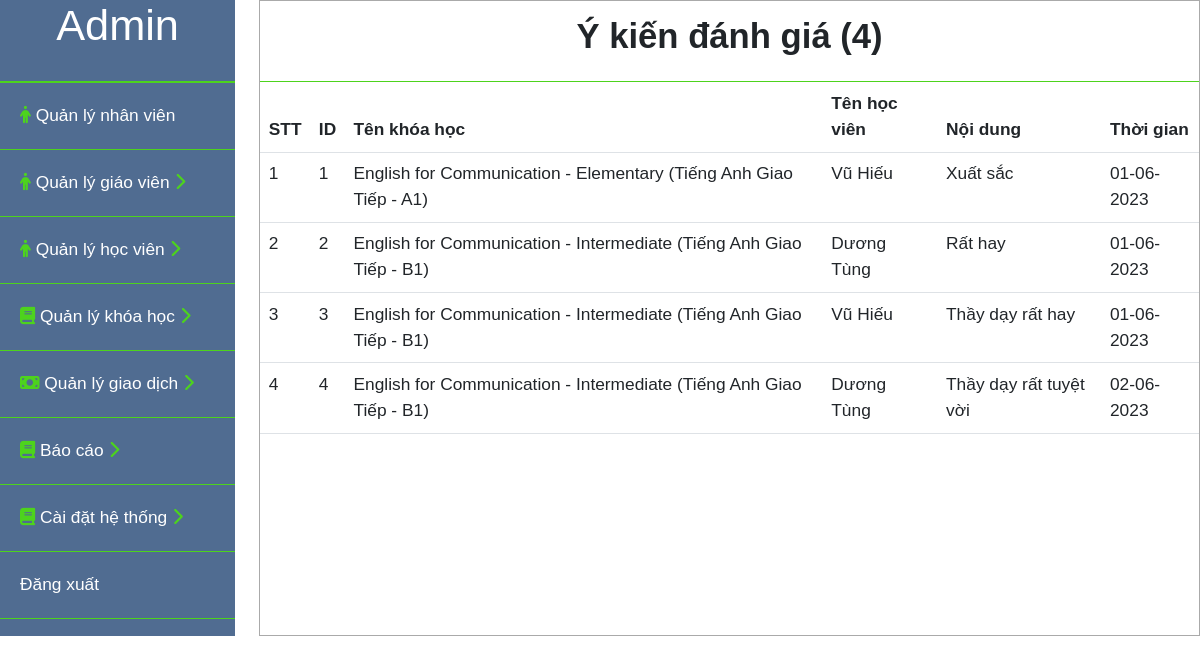
The app's page /admin/ykiendanhgia.php with its own data.
### tables this page shows
CREATE TABLE `ykiendanhgia` (
  `id` int(11) NOT NULL,
  `idkhoahoc` int(11) NOT NULL,
  `idhocvien` int(11) NOT NULL,
  `ykiendanhgia` text NOT NULL,
  `thoigian` date NOT NULL DEFAULT current_timestamp()
);

CREATE TABLE `theloaikhoahoc` (
  `id` int(11) NOT NULL,
  `tenkhoahoc` varchar(255) NOT NULL,
  `mota` text NOT NULL
);

CREATE TABLE `taikhoan` (
  `id` int(11) NOT NULL,
  `taikhoan` varchar(255) NOT NULL,
  `matkhau` varchar(255) NOT NULL,
  `hoten` varchar(255) NOT NULL,
  `phanquyen` int(11) NOT NULL,
  `image` varchar(100) NOT NULL,
  `thoigian` datetime NOT NULL DEFAULT current_timestamp(),
  `email` varchar(100) DEFAULT NULL,
  `sodienthoai` int(11) DEFAULT NULL,
  `gioitinh` int(11) DEFAULT NULL,
  `diachi` varchar(255) DEFAULT NULL,
  `quocgia` varchar(10) DEFAULT NULL,
  `timezone` varchar(10) DEFAULT NULL,
  `ngaysinh` date DEFAULT NULL,
  `vitien` int(11) NOT NULL
);

### admin/ykiendanhgia.php (the view, shortened to what this page needs)
<?php
    include("../user/connect.php");
    $sql_admin = "SELECT ykiendanhgia.*,theloaikhoahoc.tenkhoahoc,taikhoan.hoten
                  FROM ykiendanhgia,khoahocgiaovien,theloaikhoahoc,taikhoan
                  WHERE ykiendanhgia.idkhoahoc = khoahocgiaovien.id
                  and khoahocgiaovien.theloaikhoahocid = theloaikhoahoc.id
                  and taikhoan.id = ykiendanhgia.idhocvien";
    $stmt_admin = $conn->prepare($sql_admin);
    $query_admin = $stmt_admin->execute();
    $result_admin = array();
    while($row_admin = $stmt_admin->fetch(PDO::FETCH_ASSOC)){
        $result_admin[] = $row_admin;
    }
    $sql_sl = "SELECT count(id) as dem FROM ykiendanhgia";
    $stmt_sl = $conn->prepare($sql_sl);
    $query_sl = $stmt_sl->execute();
    $result_sl = array();
    while($row_sl = $stmt_sl->fetch(PDO::FETCH_ASSOC)){
        $result_sl[] = $row_sl;
    }
    foreach ($result_sl as $items) {
        $slusers = $items['dem'];
    }
?>
<!DOCTYPE html>
<html lang="en">
<head>
    <link rel="stylesheet" href="css/bootstrap.min.css">
    <link rel="stylesheet" href="style/admin.css">
    <link rel="stylesheet" type="text/css" href="style/danhsach.css">
</head>
<body>
    <div id="content">
        <div id="admin__sidebar">
            <div class="admin__profile">
                <h1>Admin</h1>
            </div>
            <div class="admin__list">
                <ul>
                    <li class="admin__list--nhanvien">
                        <a href="nhanvien.php"><i class="fa-solid fa-person" style="color: #4dd31d;"></i> Quản lý nhân viên</a>
                    </li>
                    <li class="admin__list--giaovien">
                        <a href="#"  onclick="myFunction('toggle1')"><i class="fa-solid fa-person" style="color: #4dd31d;"></i> Quản lý giáo viên <i class="icondrop active fa-solid fa-chevron-right" style="color: #4dd31d;"></i><i class="icondrop fa-solid fa-chevron-down" style="color: #4dd31d;"></i></a>
                    </li>
                    <li class="admin__list--hocvien">
                        <a href="#" onclick="myFunction('toggle5')"> <i class="fa-solid fa-person" style="color: #4dd31d;"></i> Quản lý học viên <i class="icondrop active fa-solid fa-chevron-right" style="color: #4dd31d;"></i><i class="icondrop fa-solid fa-chevron-down" style="color: #4dd31d;"></i></a>
                    </li>
                    <li class="admin__list--khoahoc">
                        <a href="#" onclick="myFunction('toggle6')"> <i class="fa-sharp fa-solid fa-book" style="color: #4dd31d;"></i> Quản lý khóa học <i class="icondrop active fa-solid fa-chevron-right" style="color: #4dd31d;"></i><i class="icondrop fa-solid fa-chevron-down" style="color: #4dd31d;"></i></a>
                    </li>
                    <li class="admin__list--giaodich">
                        <a href="#" onclick="myFunction('toggle2')"><i class="fa-solid fa-money-bill" style="color: #4dd31d;"></i> Quản lý giao dịch <i class="icondrop active fa-solid fa-chevron-right" style="color: #4dd31d;"></i><i class="icondrop fa-solid fa-chevron-down" style="color: #4dd31d;"></i></a>
                    </li>
                    <li class="admin__list--baocao">
                        <a href="#" onclick="myFunction('toggle3')"> <i class="fa-sharp fa-solid fa-book" style="color: #4dd31d;"></i> Báo cáo <i class="icondrop active fa-solid fa-chevron-right" style="color: #4dd31d;"></i><i class="icondrop fa-solid fa-chevron-down" style="color: #4dd31d;"></i></a>
                    </li>
                    <li class="admin__list--hethong">
                        <a href="#" onclick="myFunction('toggle4')"> <i class="fa-sharp fa-solid fa-book" style="color: #4dd31d;"></i> Cài đặt hệ thống <i class="icondrop active fa-solid fa-chevron-right" style="color: #4dd31d;"></i><i class="icondrop fa-solid fa-chevron-down" style="color: #4dd31d;"></i></a>
                    </li>
                    <li class="admin__list--dangxuat">
                        <a href="logout.php">Đăng xuất</a>
                    </li>
                </ul>
            </div>
        </div>
         <div id="main_content">
            <div class="title">
                <h2>Ý kiến đánh giá (<?php echo $slusers?>)</h2>
            </div>
            <div class="chitiet_content">
                <table class="table table-inverse">
                    <thead>
                        <tr>
                            <th>STT</th>
                            <th>ID</th>
                            <th>Tên khóa học</th>
                            <th>Tên học viên</th>
                            <th>Nội dung</th>
                            <th>Thời gian</th>
                        </tr>
                    </thead>
                    <tbody>
                        <?php $i=1; foreach($result_admin as $items):?>
                        <tr>
                            <td><?php echo $i;?></td>
                            <td><?php echo $items['id'];?></td>
                            <td><?php echo $items['tenkhoahoc'];?></td>
                            <td><?php echo $items['hoten'];?></td>
                            <td><?php echo $items['ykiendanhgia'];?></td>
                            <td><?php
                            $thoigian = $items['thoigian'];
                            echo date("d-m-Y",strtotime($thoigian));
                            ?></td>
                        </tr>
                        <?php $i++; endforeach?>
                    </tbody>
                </table>
            </div>
         </div>
    </div>
</body>
</html>

### admin/style/admin.css (style rules this page uses)
* { font-family: Verdana, Geneva, Tahoma, sans-serif; margin: 0; padding:0; box-sizing: border-box; font-size: 13pt; }
#admin__sidebar { width: 25%; background-color: #506c91; color: #ffffff; }
#admin__sidebar .admin__profile { text-align: center; padding-bottom: 20px; border-bottom: 2px solid #4dd31d; }
#admin__sidebar .admin__list li { list-style: none;; }
#admin__sidebar .admin__list a { text-decoration: none; color: #ffffff; }
.admin__list ul { padding: 0; }
.admin__list li { padding: 20px; border-bottom: 1px solid #4dd31d; }
.icondrop { display: none; }
.icondrop.active { display: inline-block; }

### admin/style/danhsach.css (style rules this page uses)
#content { display: flex; }
#main_content { margin-left: 2%; width: 100%; max-width: 1150px; border: 1px solid #aaaaaa; height: auto; }
#main_content .title { border-bottom: 1px solid #4dd31d; text-align: center; padding: 15px ; }
#main_content .title h2 { font-weight: bold; }

### records on screen
ykiendanhgia: id "1", theloaikhoahoc.tenkhoahoc "English for Communication - Elementary (Tiếng Anh Giao Tiếp - A1)", idhocvien.hoten "Vũ Hiếu", ykiendanhgia "Xuất sắc", thoigian "01-06-2023"
ykiendanhgia: id "2", theloaikhoahoc.tenkhoahoc "English for Communication - Intermediate (Tiếng Anh Giao Tiếp - B1)", idhocvien.hoten "Dương Tùng", ykiendanhgia "Rất hay", thoigian "01-06-2023"
ykiendanhgia: id "3", theloaikhoahoc.tenkhoahoc "English for Communication - Intermediate (Tiếng Anh Giao Tiếp - B1)", idhocvien.hoten "Vũ Hiếu", ykiendanhgia "Thầy dạy rất hay", thoigian "01-06-2023"
ykiendanhgia: id "4", theloaikhoahoc.tenkhoahoc "English for Communication - Intermediate (Tiếng Anh Giao Tiếp - B1)", idhocvien.hoten "Dương Tùng", ykiendanhgia "Thầy dạy rất tuyệt vời", thoigian "02-06-2023"

### other values on screen
$slusers "4"
